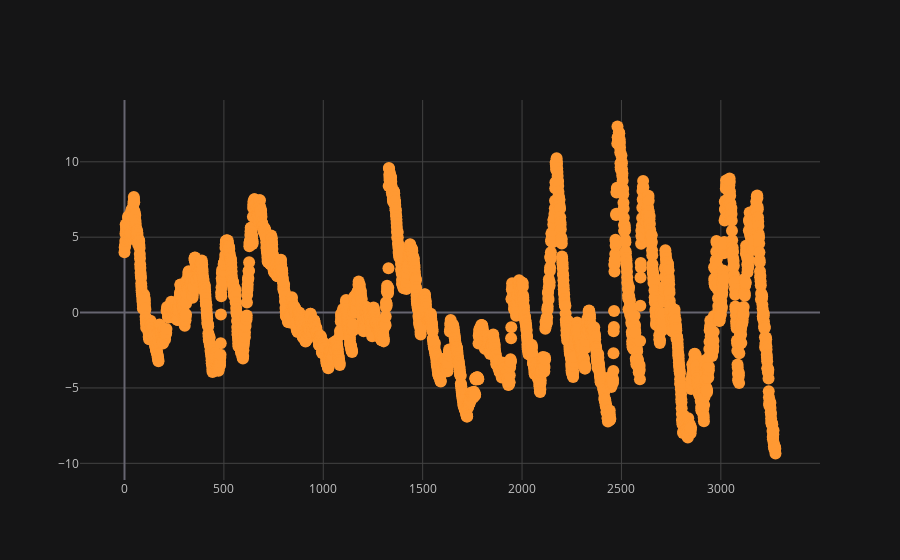

The cell this chart's notebook holds for it:
### Code cell
Xp.iplot(kind='scatter', mode='markers', x=0, y=1, z=2)

### Figure 1 — Plotly figure (JSON) as saved in the notebook; plotly's stock layout.template omitted (floating-point values rounded to 4 significant figures; data arrays with more than 128 entries replaced by an {"elided": "..."} marker saying what was removed)
{"data": [{"line": {"color": "rgba(255, 153, 51, 1.0)", "dash": "solid", "shape": "linear", "width": 1.3}, "marker": {"size": 12, "symbol": "circle"}, "mode": "markers", "name": "1", "text": "", "type": "scatter", "x": {"elided": "3276 int values"}, "y": {"elided": "3276 float values"}}], "layout": {"legend": {"bgcolor": "#151516", "font": {"color": "#D9D9D9"}}, "paper_bgcolor": "#151516", "plot_bgcolor": "#151516", "title": {"font": {"color": "#D9D9D9"}}, "xaxis": {"gridcolor": "#434343", "showgrid": true, "tickfont": {"color": "#C2C2C2"}, "title": {"font": {"color": "#D9D9D9"}, "text": ""}, "zerolinecolor": "#666570"}, "yaxis": {"gridcolor": "#434343", "showgrid": true, "tickfont": {"color": "#C2C2C2"}, "title": {"font": {"color": "#D9D9D9"}, "text": ""}, "zerolinecolor": "#666570"}}}
